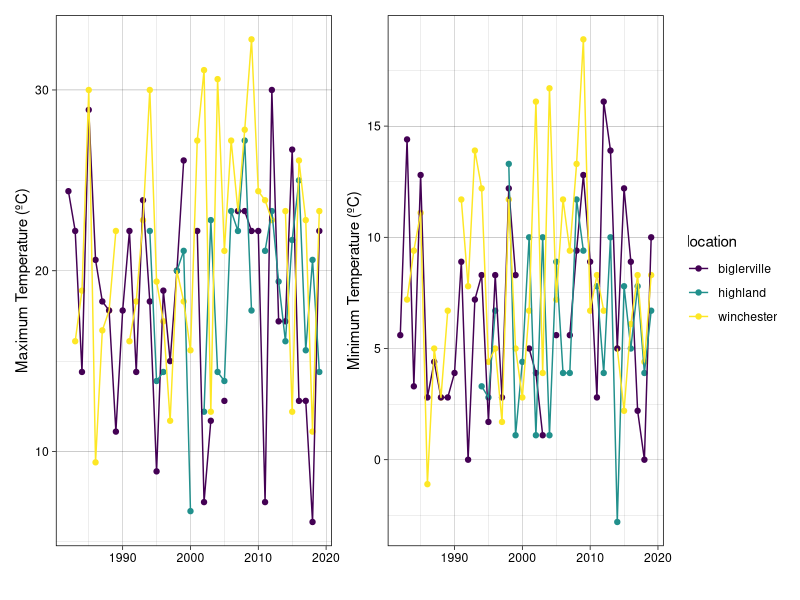
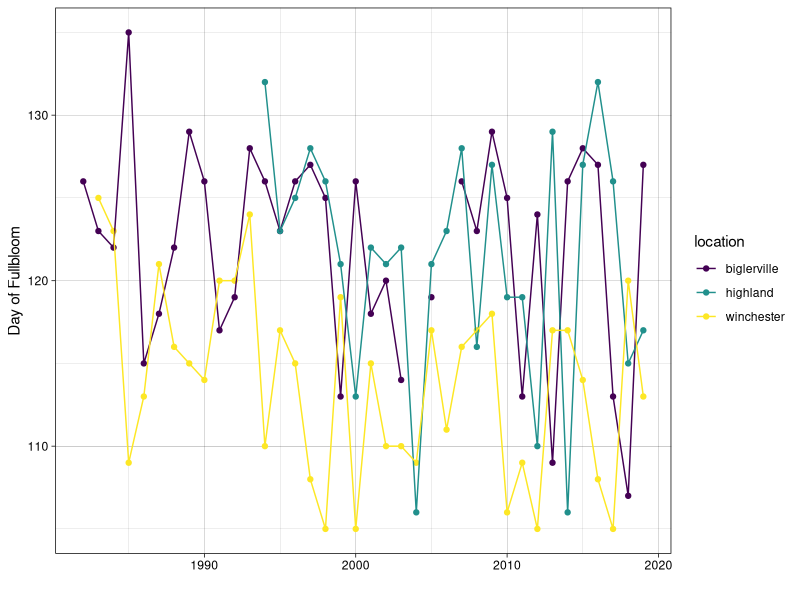
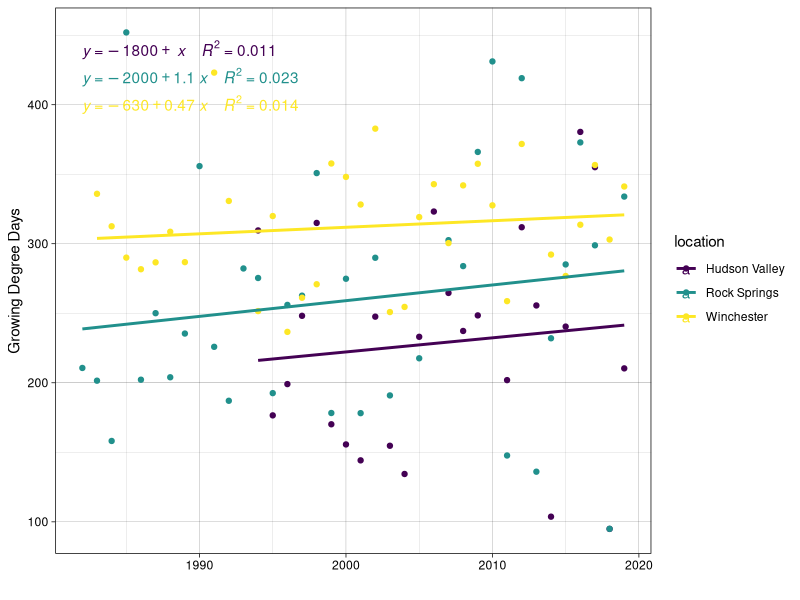
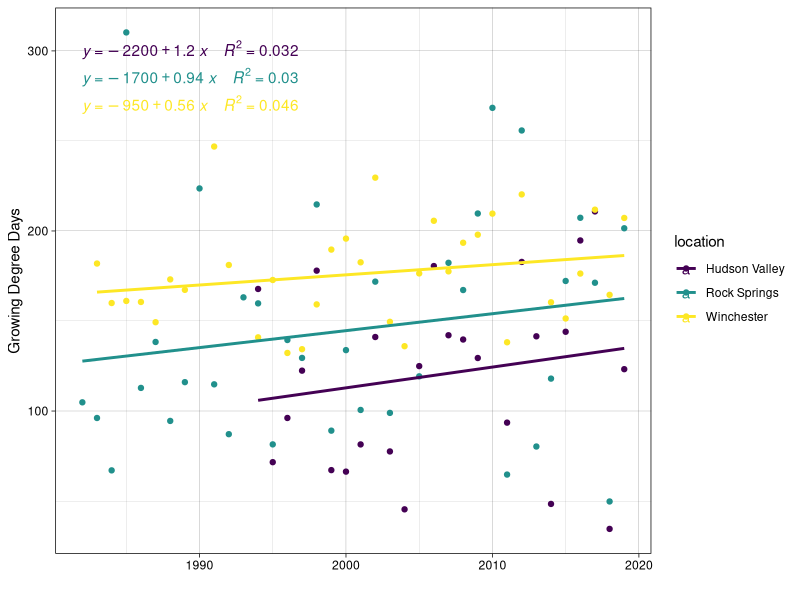

Write R code to recreate these figures, in order. (Note: this script raises an error after producing the figures.)
## ---- chunk 1
knitr::opts_chunk$set(echo = FALSE, results = "hide", warning = FALSE, message = FALSE, fig.width = 11)
knitr::opts_knit$set(root.dir = '../')

library(tidyverse)
library(viridis)
library(patchwork)
library(knitr)
library(ggpubr)
## ---- chunk 2
temp_locations <- read_csv("Data/cleaned/all_locations_temp.csv")
bloom_temp <- read_csv("Data/cleaned/bloom_temps.csv")
gdd <- read_csv("Data/cleaned/apple_sum_gdds.csv")
## ---- chunk 3
temp_max <- ggplot(bloom_temp, aes(x = year, y = temp_max, color = location)) +
  geom_point() +
  geom_line() +
  theme_linedraw() +
  labs(x = "", y = "Maximum Temperature (ºC)") +
  scale_color_viridis_d()

temp_min <- ggplot(bloom_temp, aes(x = year, y = temp_min, color = location)) +
  geom_point() +
  geom_line() +
  theme_linedraw() +
  labs(x = "", y = "Minimum Temperature (ºC)") +
  scale_color_viridis_d()

temp_max + temp_min + plot_layout(guides = "collect")
## ---- chunk 4
ggplot(bloom_temp, aes(x = year, y = doy_bloom, color = location)) +
  geom_point() +
  geom_line() +
  labs(x = "", y = "Day of Fullbloom") +
  theme_linedraw() +
  scale_color_viridis_d()
## ---- chunk 5
summary(lm(low_temp_4 ~ year + location, data = gdd))

summary(lm(mid_temp_7.22 ~ year + location, data = gdd))

summary(lm(high_temp_9 ~ year + location, data = gdd))

## ---- chunk 6
ggplot(gdd, aes(x = year, y = low_temp_4, color = location)) +
  geom_point() +
  geom_smooth(method='lm', formula = y ~ x, se = FALSE) +
  stat_regline_equation(
    aes(label =  paste(..eq.label.., ..rr.label.., sep = "~~~~"), color = location)) +
  labs(x = "", y = "Growing Degree Days") +
  theme_linedraw() +
  scale_color_viridis_d()
## ---- chunk 7
ggplot(gdd, aes(x = year, y = mid_temp_7.22, color = location)) +
  geom_point() +
  geom_smooth(method='lm', formula = y ~ x, se = FALSE) +
  stat_regline_equation(
    aes(label =  paste(..eq.label.., ..rr.label.., sep = "~~~~"), color = location)) + 
  labs(x = "", y = "Growing Degree Days") +
  theme_linedraw() +
  scale_color_viridis_d()
## ---- chunk 8
ggplot(gdd, aes(x = year, y = high_temp_9, color = location)) +
  geom_point() +
  geom_smooth(method='lm', formula = y ~ x, se = FALSE) +
  stat_regline_equation(
    aaes(label =  paste(..eq.label.., ..rr.label.., sep = "~~~~"), color = location)) +
  labs(x = "", y = "Growing Degree Days") +
  theme_linedraw() +
  scale_color_viridis_d()
